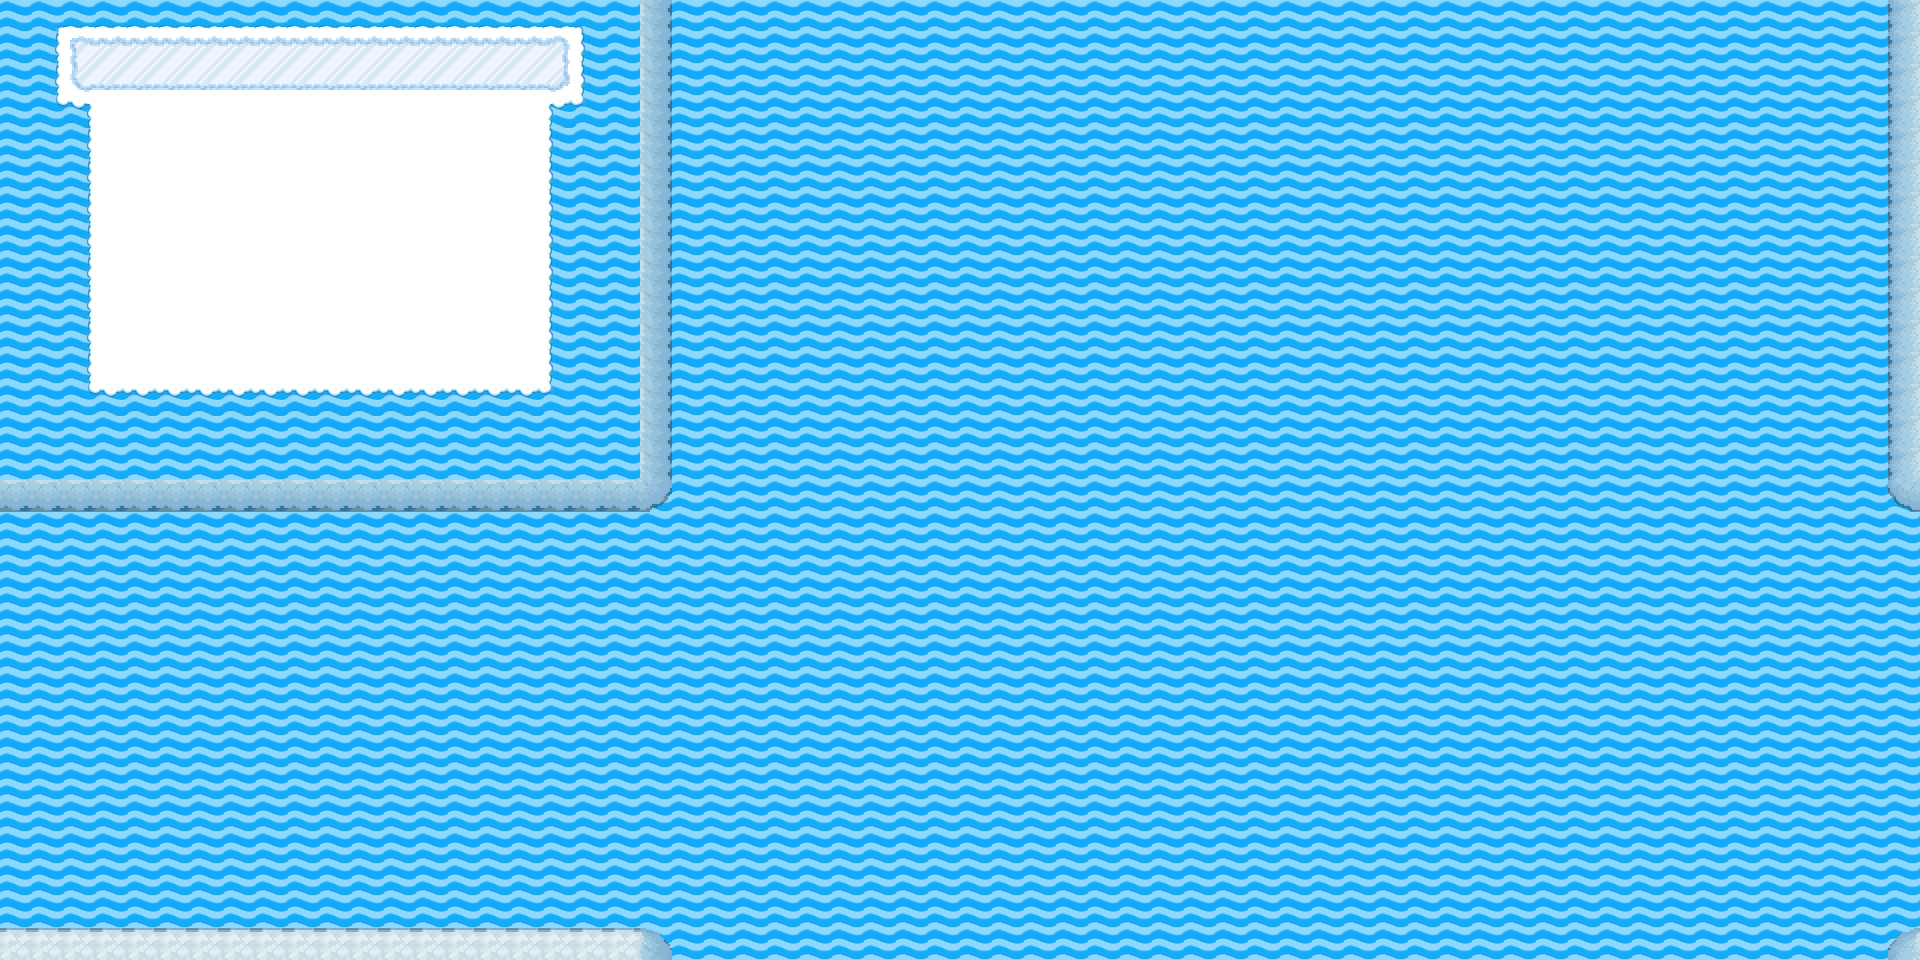

This is a level from a 2D game, rendered from its Tiled map with the project's own tilesets. A one-line summary and the map file follow, with tile-layer data summarised:
An orthogonal 60x30 tile map with 32x32 px tiles, 7 tile layers (Walls_Blocks, Water_Blocks, Ground, Snow_Surface, ...).

<map version="1.0" orientation="orthogonal" renderorder="left-up" width="60" height="30" tilewidth="32" tileheight="32">
 <tileset firstgid="1" name="Ice_tiles" tilewidth="32" tileheight="32">
  <image source="../../Images/Tiles/Ice_tiles.png" width="320" height="416" />
 </tileset>
 <layer name="Walls_Blocks" width="60" height="30">
  <data>[1800 cells, 18 non-empty, 9 distinct tile ids]</data>
 </layer>
 <layer name="Water_Blocks" width="60" height="30">
  <data>[1800 cells, 1800 non-empty, 12 distinct tile ids]</data>
 </layer>
 <layer name="Ground" width="60" height="30">
  <data>[1800 cells, 32 non-empty, 1 distinct tile ids]</data>
 </layer>
 <layer name="Snow_Surface" width="60" height="30">
  <data>[1800 cells, 126 non-empty, 1 distinct tile ids]</data>
 </layer>
 <layer name="Ice_Surface" width="60" height="30">
  <data>[1800 cells, 32 non-empty, 6 distinct tile ids]</data>
 </layer>
 <layer name="Enemies" width="60" height="30">
  <data>[1800 cells, 0 non-empty, 0 distinct tile ids]</data>
 </layer>
 <layer name="Contours" width="60" height="30">
  <data>[1800 cells, 75 non-empty, 9 distinct tile ids]</data>
 </layer>
</map>